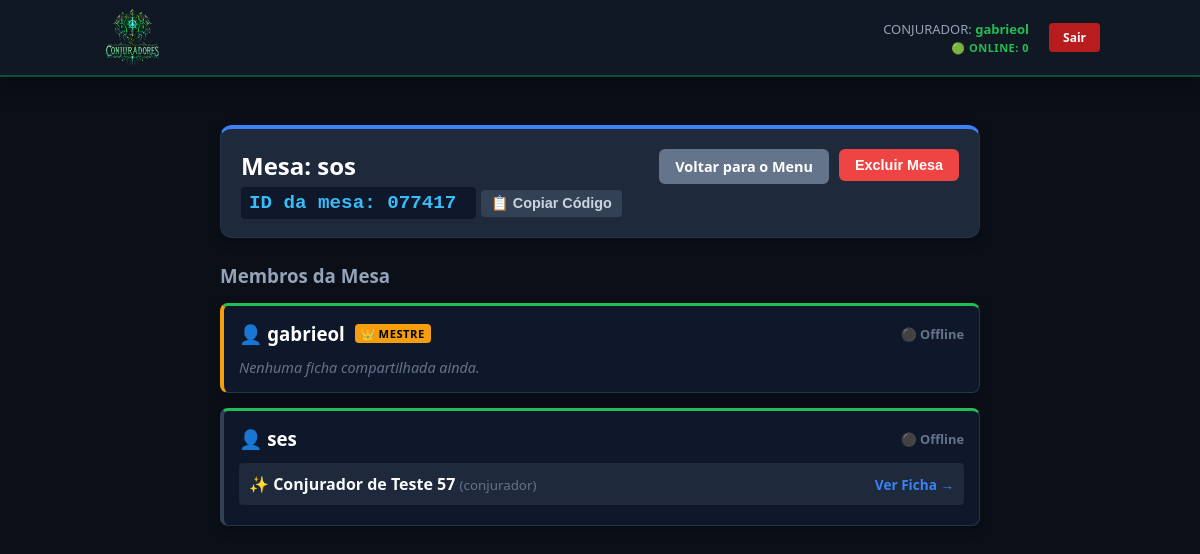
Page /mesa/detalhes/13 (signed in) on the committed database.
### tables this page shows
CREATE TABLE usuarios (
                id INTEGER PRIMARY KEY AUTOINCREMENT,
                username TEXT UNIQUE NOT NULL,
                password TEXT NOT NULL
            , last_active TIMESTAMP);

CREATE TABLE mesas (
                id INTEGER PRIMARY KEY AUTOINCREMENT,
                nome TEXT NOT NULL,
                codigo_convite TEXT UNIQUE NOT NULL,
                mestre_id INTEGER NOT NULL,
                FOREIGN KEY(mestre_id) REFERENCES usuarios(id)
            );

CREATE TABLE conjuradores (
                id INTEGER PRIMARY KEY AUTOINCREMENT,
                usuario_id INTEGER NOT NULL DEFAULT 1,
                nome TEXT NOT NULL, idade INTEGER, grau INTEGER, escola TEXT,
                brutalidade INTEGER, astucia INTEGER, sintonizacao INTEGER,
                vitalidade INTEGER, sinto_atrib INTEGER, pericias TEXT,
                passiva_escola TEXT, vida_max INTEGER, conexao_max INTEGER,
                reliquia TEXT, historio TEXT
            );

### controllers/table_controller.py (the view)
@table_bp.route('/mesa/detalhes/<int:mesa_id>')
@login_required
def detalhes_mesa(mesa_id):
    conn = sqlite3.connect('database.db')
    cursor = conn.cursor()
    cursor.execute("SELECT id, nome, mestre_id, codigo_convite FROM mesas WHERE id = ?", (mesa_id,))
    mesa = cursor.fetchone()
    if not mesa:
        conn.close()
        abort(404)
    mestre_id = mesa[2]
    e_o_mestre = (mestre_id == current_user.id)
    codigo_convite = mesa[3]
    cursor.execute("""
        SELECT DISTINCT u.username, u.id
        FROM usuarios u
        LEFT JOIN participantes p ON p.usuario_id = u.id
        WHERE p.mesa_id = ? OR u.id = ?
    """, (mesa_id, mestre_id))
    jogadores_banco = cursor.fetchall()
    fichas_dos_jogadores = []
    for jogador in jogadores_banco:
        username_jogador = jogador[0]
        user_id_jogador = jogador[1]
        jogador_e_mestre = (mestre_id == user_id_jogador)
        dados_jogador = {
            'username': username_jogador,
            'is_master': jogador_e_mestre,
            'fichas': []
        }
        cursor.execute("SELECT id, nome FROM conjuradores WHERE usuario_id = ?", (user_id_jogador,))
        for c in cursor.fetchall():
            dados_jogador['fichas'].append({'id': c[0], 'NOME': c[1], 'tipo': 'conjurador'})
        cursor.execute("SELECT id, nome FROM conjuracoes WHERE usuario_id = ?", (user_id_jogador,))
        for c in cursor.fetchall():
            dados_jogador['fichas'].append({'id': c[0], 'NOME': c[1], 'tipo': 'conjuracao'})
        cursor.execute("SELECT id, nome FROM familiares WHERE usuario_id = ?", (user_id_jogador,))
        for f in cursor.fetchall():
            dados_jogador['fichas'].append({'id': f[0], 'NOME': f[1], 'tipo': 'familiar'})
        cursor.execute("SELECT id, nome FROM reliquias WHERE usuario_id = ?", (user_id_jogador,))
        for r in cursor.fetchall():
            dados_jogador['fichas'].append({'id': r[0], 'NOME': r[1], 'tipo': 'reliquia'})
        fichas_dos_jogadores.append(dados_jogador)
    conn.close()
    return render_template(
        'mesa_detalhes.html',
        mesa_nome=mesa[1],
        mesa_id=mesa_id,
        codigo_convite=codigo_convite,
        jogadores=fichas_dos_jogadores,
        e_mestre=e_o_mestre
    )

### app.py (called while the page is built)
@app.before_request
def update_user_activity():
    if current_user.is_authenticated:
        conn = sqlite3.connect('database.db')
        cursor = conn.cursor()
        cursor.execute("UPDATE usuarios SET last_active = ? WHERE id = ?",
                       (datetime.now(), current_user.id))
        conn.commit()
        conn.close()

@app.after_request
def add_header(response):
    response.headers["Cache-Control"] = "no-cache, no-store, must-revalidate"
    response.headers["Pragma"] = "no-cache"
    response.headers["Expires"] = "0"
    return response

@login_manager.user_loader
def load_user(user_id):
    return Usuario.get_by_id(int(user_id))

### models/user.py (called while the page is built)
    @staticmethod
    def get_by_id(user_id):
        conn = sqlite3.connect('database.db')
        cursor = conn.cursor()
        cursor.execute("SELECT id, username, password FROM usuarios WHERE id = ?", (user_id,))
        row = cursor.fetchone()
        conn.close()
        return Usuario(row[0], row[1], row[2]) if row else None

### templates/mesa_detalhes.html (shortened to what this page needs)
{% extends 'base.html' %}
{% block content %}
<div class="mesa-page">
    <div class="card mesa-card">
        <div class="mesa-card-header">
            <div>
                <div class="mesa-title-row">
                    <h2>Mesa: {{ mesa_nome }}</h2>
                </div>
                <div class="mesa-code-row">
                    <small>
<code class="mesa-code-box">
    ID da mesa: <span id="valorCodigo">{{ codigo_convite }}</span>
</code>
<button onclick="copiarCodigo()" id="btnCopiar" class="btn-copy-code">
    📋 Copiar Código
</button>
                    </small>
                </div>
            </div>
            <div class="mesa-header-actions">
                <a href="{{ url_for('main.hub') }}" class="btn-voltar-menu">
                    Voltar para o Menu
                </a>
                {% if e_mestre %}
                    <form action="{{ url_for('table.delete_mesa', mesa_id=mesa_id) }}" method="POST" onsubmit="return confirm('Apagar a mesa {{ mesa_nome }} definitivamente? Esta ação é irreversível.');">
                        <button type="submit" class="btn-excluir-mesa">Excluir Mesa</button>
                    </form>
                {% else %}
                    <form action="{{ url_for('table.sair_da_mesa', mesa_id=mesa_id) }}" method="POST" onsubmit="return confirm('Tem certeza que deseja deixar esta mesa? Suas fichas não aparecerão mais aqui.');">
                        <button type="submit" class="btn-abandonar-mesa">Abandonar Mesa</button>
                    </form>
                {% endif %}
            </div>
        </div>
    </div>
    <h3 class="membros-title">Membros da Mesa</h3>
    {% for j in jogadores %}
        <div class="card jogador-card{% if j.is_master %} is-master{% endif %}" data-username="{{ j.username }}">
            <div class="jogador-card-header">
                <div class="jogador-name-row">
                    <h3>👤 {{ j.username }}</h3>
                    {% if j.is_master %}
                        <span class="badge-mestre">👑 Mestre</span>
                    {% endif %}
                </div>
                <span class="status-badge">
                </span>
            </div>
            {% if j.fichas %}
                <ul class="fichas-list">
                    {% for ficha in j.fichas %}
                        <li class="ficha-item">
                            <span>✨ <strong>{{ ficha.NOME }}</strong> <small class="ficha-tipo">({{ ficha.tipo }})</small></span>
                            <a href="{{ url_for('sheet.edit_entity', sheet_type=ficha.tipo, entity_id=ficha.id) }}"
                               class="ver-ficha-link">Ver Ficha →</a>
                        </li>
                    {% endfor %}
                </ul>
            {% else %}
                <p class="sem-fichas-text">Nenhuma ficha compartilhada ainda.</p>
            {% endif %}
        </div>
    {% else %}
        <div class="empty-mesa-box">
            <p>Nenhum jogador cadastrado nesta mesa.</p>
        </div>
    {% endfor %}
</div>
{% endblock %}

### templates/base.html (shortened to what this page needs)
<!DOCTYPE html>
<html lang="pt-br">
    <head>
        <link rel="stylesheet" href="{{ url_for('static', filename='css/style.css') }}">
    </head>
    <body>
        <nav class="main-navbar">
            <div class="nav-container">
                <a href="/" class="nav-logo-link">
                    <img src="{{ url_for('static', filename='logo_conjuradores.png') }}" alt="Logo Conjuradores" class="nav-logo">
                </a>
                <div class="nav-right-side">
                    <div class="nav-status-info">
                        {% if current_user.is_authenticated %}
                            <p class="nav-user-label">CONJURADOR: <strong>{{ current_user.username }}</strong></p>
                        {% else %}
                            <p class="nav-user-label visitor">Modo Visitante</p>
                        {% endif %}
                        <span class="nav-online-count">🟢 ONLINE: <span id="user-count">0</span></span>
                    </div>
                    <div class="nav-auth-actions">
                        {% if current_user.is_authenticated %}
                            <a href="{{ url_for('auth.logout') }}" class="btn-nav btn-nav-danger">Sair</a>
                        {% else %}
                            <a href="{{ url_for('auth.login') }}" class="btn-nav btn-nav-primary">Entrar</a>
                            <a href="{{ url_for('auth.register') }}" class="btn-nav btn-nav-secondary">Registrar</a>
                        {% endif %}
                    </div>
                </div>
            </div>
        </nav>
        <div class="container">
            {% block content %}{% endblock %}
        </div>
    </body>
</html>

### static/css/style.css (style rules this page uses)
:root { --bg: #0a0f18; --panel: #111a24; --card: #16222f; --border: #233547; --accent: #20bf55; --accent2: #0bf4a3; --text: #f8fafc; --muted: #94a3b8; }
body { background: var(--bg); color: var(--text); font-family: 'Segoe UI', sans-serif; margin: 0; padding: 0; }
.main-navbar { position: fixed; top: 0; left: 0; width: 100%; height: 75px; background-color: rgba(17, 26, 36, 0.95); backdrop-filter: blur(10px); border-bottom: 2px solid rgba(11, 244, 163, 0.25); box-shadow: 0 4px 20px rgba(0, 0, 0, 0.4); z-index: 9999; }
.nav-container { max-width: 1000px; margin: 0 auto; height: 100%; display: flex; align-items: center; justify-content: space-between; padding: 0 20px; }
.nav-logo-link { display: flex; align-items: center; height: 100%; }
.nav-logo { height: 65px; width: auto; transition: transform 0.3s ease; }
.nav-right-side { display: flex; align-items: center; gap: 20px; }
.nav-status-info { display: flex; flex-direction: column; align-items: flex-end; text-align: right; }
.nav-user-label { margin: 0; font-size: 13px; color: var(--muted); }
.nav-user-label strong { color: var(--accent); }
.nav-online-count { font-size: 11px; color: var(--accent); font-weight: bold; margin-top: 2px; letter-spacing: 0.5px; }
.nav-auth-actions { display: flex; gap: 8px; }
.btn-nav { padding: 6px 14px; font-size: 12px; font-weight: bold; border-radius: 4px; text-decoration: none; cursor: pointer; transition: all 0.2s; }
.btn-nav-danger { background: #b91c1c; color: #f8fafc; border: none; }
.container { max-width: 800px; margin: 105px auto 40px auto; padding: 0 20px; }
.card { background: var(--card); border: 1px solid var(--border); border-top: 3px solid var(--accent); padding: 20px; margin-bottom: 20px; border-radius: 6px; box-shadow: 0 4px 12px rgba(0,0,0,0.2); }
.mesa-page { max-width: 800px; margin: 0 auto; padding: 20px; }
.mesa-card { background: #1e293b; padding: 20px; border-radius: 12px; margin-bottom: 25px; border-top: 4px solid #3b82f6; }
.mesa-card-header { display: flex; justify-content: space-between; align-items: flex-start; flex-wrap: wrap; gap: 15px; }
.mesa-title-row { display: flex; align-items: center; gap: 10px; }
.mesa-title-row h2 { margin: 0; color: #fff; }
.mesa-code-row { margin-top: 8px; display: flex; gap: 15px; align-items: center; }
.mesa-code-row small { color: #94a3b8; }
.mesa-code-box { background: #0f172a; padding: 5px 8px; border-radius: 4px; color: #38bdf8; font-weight: bold; font-size: 1.2rem; }
.btn-copy-code { background: #334155; color: #cbd5e1; border: none; padding: 5px 10px; margin-left: 5px; border-radius: 4px; cursor: pointer; font-size: 0.9rem; font-weight: bold; transition: 0.2s; }
.mesa-header-actions { display: flex; gap: 10px; }
.btn-voltar-menu { background: #64748b; color: white; text-decoration: none; padding: 8px 16px; border-radius: 6px; font-weight: bold; font-size: 0.9rem; display: inline-block; }
.btn-excluir-mesa { background: #ef4444; color: white; border: none; padding: 8px 16px; border-radius: 6px; cursor: pointer; font-weight: bold; font-size: 0.9rem; }
.membros-title { color: #94a3b8; margin-bottom: 15px; }
.jogador-card { background: #0f172a; padding: 15px; border-radius: 8px; margin-bottom: 15px; border-left: 4px solid #334155; }
.jogador-card.is-master { border-left-color: #f59e0b; }
.jogador-card-header { display: flex; justify-content: space-between; align-items: center; margin-bottom: 12px; }
.jogador-name-row { display: flex; align-items: center; gap: 10px; }
.jogador-name-row h3 { margin: 0; color: #ffffff; }
.badge-mestre { background: #f59e0b; color: #000; font-size: 0.7rem; font-weight: bold; padding: 2px 6px; border-radius: 4px; text-transform: uppercase; letter-spacing: 0.5px; }
.status-badge { font-size: 0.8rem; font-weight: bold; color: #64748b; }
.fichas-list { list-style: none; padding: 0; margin: 0; }
.ficha-item { background: #1e293b; padding: 10px; margin-bottom: 5px; border-radius: 4px; display: flex; justify-content: space-between; align-items: center; }
.ficha-tipo { color: #64748b; }
.ver-ficha-link { color: #3b82f6; text-decoration: none; font-size: 0.85rem; font-weight: bold; }
.sem-fichas-text { color: #64748b; font-style: italic; font-size: 0.9rem; margin: 0; }

### rows in the picture
usuarios: username "gabrieol", shows "👑 MESTRE", shows "Nenhuma ficha compartilhada ainda."
mesas: nome "sos", codigo_convite "077417"
usuarios: username "ses"
conjuradores: NOME "Conjurador de Teste 57", tipo "conjurador"
